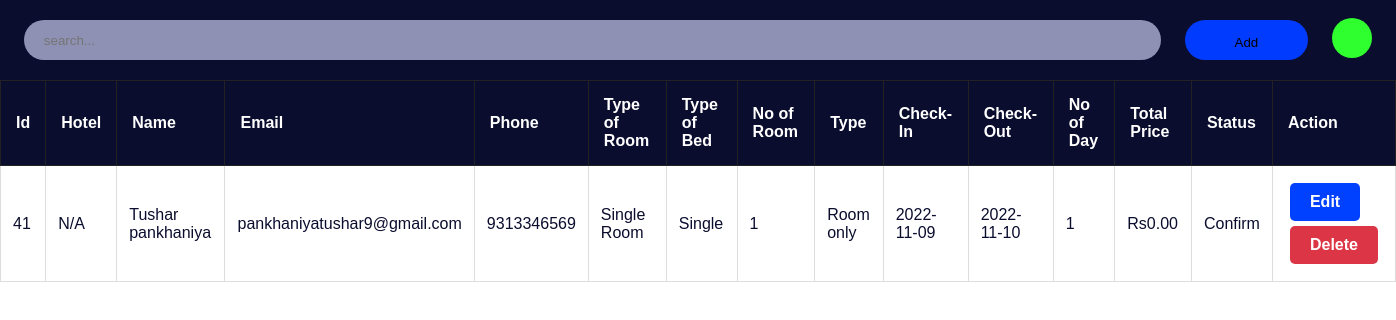
The page /admin/roombook.php on the database its author committed.
### tables this page shows
CREATE TABLE `roombook` (
  `id` int(10) NOT NULL,
  `hotel_id` int(11) DEFAULT NULL,
  `room_id` int(11) DEFAULT NULL,
  `Name` varchar(50) NOT NULL,
  `Email` varchar(50) NOT NULL,
  `user_id` int(11) DEFAULT NULL,
  `Country` varchar(30) NOT NULL,
  `Phone` varchar(30) NOT NULL,
  `RoomType` varchar(30) NOT NULL,
  `Bed` varchar(30) NOT NULL,
  `Meal` varchar(30) NOT NULL,
  `NoofRoom` varchar(30) NOT NULL,
  `cin` date NOT NULL,
  `cout` date NOT NULL,
  `nodays` int(50) NOT NULL,
  `total_price` decimal(10,2) DEFAULT 0.00,
  `stat` varchar(30) NOT NULL
);

### admin/roombook.php (the view, shortened to what this page needs)
<?php
include '../config.php';
?>
<!DOCTYPE html>
<html lang="en">
<head>
    <link rel="stylesheet" href="../css/common.css">
    <link rel="stylesheet" href="./css/roombook.css">
</head>
<body>
    <div class="searchsection">
        <input type="text" name="search_bar" id="search_bar" placeholder="search..." onkeyup="searchFun()">
        <button class="adduser" id="adduser" onclick="adduseropen()"><i class="fa-solid fa-bookmark"></i> Add</button>
        <form action="./exportdata.php" method="post">
            <button class="exportexcel" id="exportexcel" name="exportexcel" type="submit"><i class="fa-solid fa-file-arrow-down"></i></button>
        </form>
    </div>
    <div class="roombooktable" class="table-responsive-xl">
        <table class="table table-bordered" id="table-data">
            <thead>
                <tr>
                    <th scope="col">Id</th>
                    <th scope="col">Hotel</th>
                    <th scope="col">Name</th>
                    <th scope="col">Email</th>
                    <th scope="col">Phone</th>
                    <th scope="col">Type of Room</th>
                    <th scope="col">Type of Bed</th>
                    <th scope="col">No of Room</th>
                    <th scope="col">Type</th>
                    <th scope="col">Check-In</th>
                    <th scope="col">Check-Out</th>
                    <th scope="col">No of Day</th>
                    <th scope="col">Total Price</th>
                    <th scope="col">Status</th>
                    <th scope="col" class="action">Action</th>
                </tr>
            </thead>
            <tbody>
            <?php
            $roombooktablesql = "SELECT rb.*, h.hotel_name FROM roombook rb
                                 LEFT JOIN hotels h ON rb.hotel_id = h.hotel_id
                                 ORDER BY rb.id DESC";
            $roombookresult = mysqli_query($conn, $roombooktablesql);
            while ($res = mysqli_fetch_array($roombookresult)) {
            ?>
                <tr>
                    <td><?php echo $res['id'] ?></td>
                    <td><?php echo htmlspecialchars($res['hotel_name'] ?? 'N/A') ?></td>
                    <td><?php echo $res['Name'] ?></td>
                    <td><?php echo $res['Email'] ?></td>
                    <td><?php echo $res['Phone'] ?></td>
                    <td><?php echo $res['RoomType'] ?></td>
                    <td><?php echo $res['Bed'] ?></td>
                    <td><?php echo $res['NoofRoom'] ?></td>
                    <td><?php echo $res['Meal'] ?></td>
                    <td><?php echo $res['cin'] ?></td>
                    <td><?php echo $res['cout'] ?></td>
                    <td><?php echo $res['nodays'] ?></td>
                    <td>Rs<?php echo number_format($res['total_price'] ?? 0, 2) ?></td>
                    <td><?php echo $res['stat'] ?></td>
                    <td class="action">
                        <a href="roombookedit.php?id=<?php echo $res['id'] ?>"><button class="btn btn-primary">Edit</button></a>
                        <a href="roombookdelete.php?id=<?php echo $res['id'] ?>"><button class='btn btn-danger'>Delete</button></a>
                    </td>
                </tr>
            <?php
            }
            ?>
            </tbody>
        </table>
    </div>
</body>
</html>

### css/common.css (style rules this page uses)
.btn { display: inline-block; padding: 10px 20px; font-size: 16px; font-weight: bold; text-align: center; text-decoration: none; border: none; border-radius: 5px; cursor: pointer; transition: all 0.3s ease; box-sizing: border-box; max-width: 100%; word-wrap: break-word; }
.btn-primary { background-color: #0040ff; color: white; }
.btn-danger { background-color: #dc3545; color: white; }
.table { width: 100%; border-collapse: collapse; margin-bottom: 20px; }
.table th, .table td { padding: 12px; text-align: left; border-bottom: 1px solid #ddd; }
.table th { background-color: #f8f9fa; font-weight: bold; }
.table-bordered th, .table-bordered td { border: 1px solid #ddd; }

### admin/css/roombook.css (style rules this page uses)
:root { --bg-text-shadow: 0 2px 4px rgb(13 0 77 / 8%), 0 3px 6px rgb(13 0 77 / 8%), 0 8px 16px rgb(13 0 77 / 8%); --bg-box-shadow: 0px 0px 20px 6px rgba(26, 30, 164, 0.31); }
body { background-color: #ffff; }
* { margin: 0; padding: 0; font-family: 'Poppins', sans-serif; }
.searchsection { height: 80px; width: 100%; display: flex; justify-content: space-evenly; align-items: center; background-color: #0a0d2d; position: fixed; z-index: 500; }
#search_bar { height: 40px; width: 80%; border: none; background-color: rgba(195, 198, 233, 0.714); padding-left: 20px; border-radius: 30px; }
#adduser { height: 40px; background-color: rgb(0, 59, 254); border: none; border-radius: 30px; padding: 0 50px; }
.exportexcel { height: 40px; width: 40px; background-color: rgb(47, 255, 47); border: none; border-radius: 50%; }
a { color: black; }
.roombooktable { position: absolute; color: #0a0d2d; margin-top: 80px; width: 100%; height: 100vh; padding-bottom: 900px; }
.roombooktable thead { background-color: #0a0d2d; color: white; text-align: center; }
.roombooktable tbody { text-align: center; }
.action a { text-decoration: none; }
.action button { display: flex; flex-wrap: wrap; margin: 5px; }

### admin/roombook.php (style rules this page uses)
.roombooktable table thead tr th { background-color: #0a0d2d !important; color: #ffffff !important; border: 1px solid #222 !important; padding: 15px !important; }
.roombooktable { padding-bottom: 50px !important; height: auto !important; }

### rows shown on the page
roombook: id "41", hotel_name "N/A", Name "Tushar pankhaniya", Email "pankhaniyatushar9@gmail.com", Phone "9313346569", RoomType "Single Room", Bed "Single", NoofRoom "1", Meal "Room only", cin "2022-11-09", cout "2022-11-10", nodays "1", total_price "0.00", stat "Confirm"
